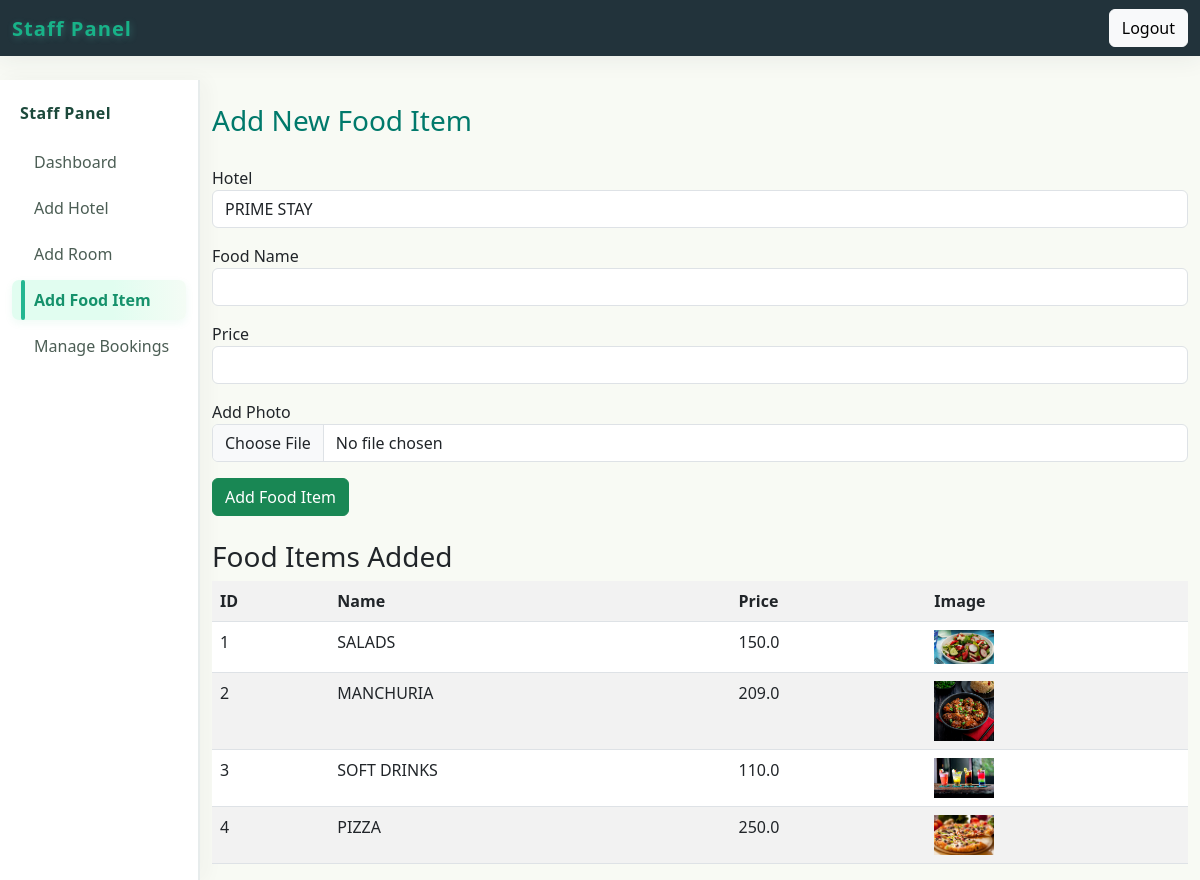
The app's page /staff/foods (signed in) with its own data.
### tables this page shows
CREATE TABLE food_items (
            id INTEGER PRIMARY KEY,
            hotel_id INTEGER,
            food_name TEXT,
            price REAL,
            image_path TEXT,
            FOREIGN KEY(hotel_id) REFERENCES hotels(id)
        );

### app.py (the view, shortened to what this page needs)
@app.route('/staff/foods', methods=['GET', 'POST'])
def staff_foods():
    if session.get('role') != 'staff':
        return redirect(url_for('signin'))
    db = get_db()
    hotels = db.execute("SELECT * FROM hotels WHERE staff_id=?", (session['user_id'],)).fetchall()
    if not hotels:
        flash("Please add hotel details first.")
        return redirect(url_for('add_hotel'))
    hotel_id = request.form.get('hotel_id') if request.method == 'POST' else request.args.get('hotel_id')
    if hotel_id:
        selected_hotel = next((h for h in hotels if str(h['id']) == str(hotel_id)), hotels[0])
    else:
        selected_hotel = hotels[0]
    food_items = db.execute("SELECT * FROM food_items WHERE hotel_id=?", (selected_hotel['id'],)).fetchall()
    return render_template(
        'staff_foods.html',
        hotels=hotels,
        selected_hotel=selected_hotel,
        food_items=food_items
    )

### app.py (called while the page is built)
def get_db():
    conn = sqlite3.connect(DATABASE)
    conn.row_factory = sqlite3.Row
    return conn

### templates/staff_foods.html (shortened to what this page needs)
{% extends "staff_base.html" %}
{% set page = 'staff_foods' %}
{% block content %}
<h2 style="color:#00796b; font-size:28px; margin-bottom:28px;">Add New Food Item</h2>
<form method="POST" enctype="multipart/form-data" class="mb-4">
   <div class="mb-3">
    <label>Hotel</label>
    <select name="hotel_id" class="form-control" required onchange="this.form.submit()">
        {% for h in hotels %}
            <option value="{{ h.id }}" {% if selected_hotel and h.id == selected_hotel.id %}selected{% endif %}>
                {{ h.hotel_name }}
            </option>
        {% endfor %}
    </select>
</div>
    <div class="mb-3">
        <label>Food Name</label>
        <input name="food_name" class="form-control" required>
    </div>
    <div class="mb-3">
        <label>Price</label>
        <input name="price" type="number" class="form-control" step="0.01" required>
    </div>
    <div class="mb-3">
        <label>Add Photo</label>
        <input name="image" type="file" class="form-control" accept="image/*" required>
    </div>
    <button type="submit" class="btn btn-success">Add Food Item</button>
</form>
<h3>Food Items Added</h3>
<table class="table table-striped bg-white">
    <tr>
        <th>ID</th><th>Name</th><th>Price</th><th>Image</th>
    </tr>
    {% for food in food_items %}
    <tr>
        <td>{{ food.id }}</td>
        <td>{{ food.food_name }}</td>
        <td>{{ food.price }}</td>
        <td>
            {% if food.image_path %}
                <img src="{{ url_for('static', filename='food_images/' ~ food.image_path) }}" width="60">
            {% else %}
                No image
            {% endif %}
        </td>
    </tr>
    {% endfor %}
</table>
{% endblock %}

### templates/staff_base.html (style rules this page uses)
body { background: #f8faf4; }

### records on screen
food_items: id "1", food_name "SALADS", price "150.0", image_path (picture)
food_items: id "2", food_name "MANCHURIA", price "209.0", image_path (picture)
food_items: id "3", food_name "SOFT DRINKS", price "110.0", image_path (picture)
food_items: id "4", food_name "PIZZA", price "250.0", image_path (picture)

### other values on screen
form field hotel_id "PRIME STAY"
